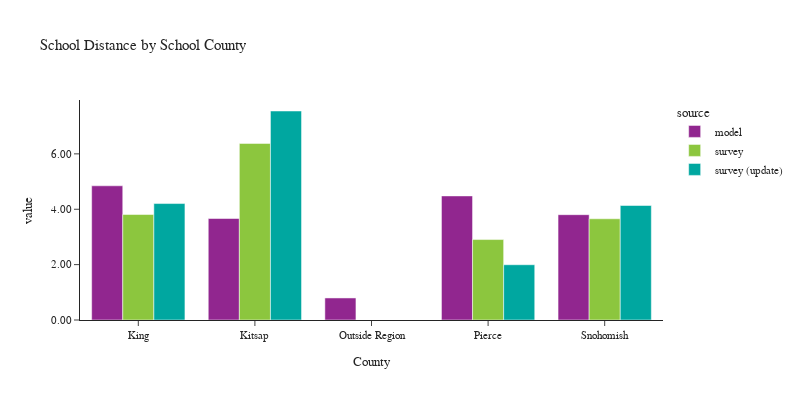

The cell this chart's notebook holds for it:
### Code cell
plot_school_location(df_students, 'CountyName_school', 'School County', 'County')

### Figure 1 — Plotly figure (JSON) as saved in the notebook; plotly's stock layout.template omitted (floating-point values rounded to 4 significant figures)
{"data": [{"alignmentgroup": "True", "customdata": [[523503], [55733], [1], [218456], [174248]], "hovertemplate": "source=model<br>CountyName_school=%{x}<br>value=%{y}<br>sample count=%{customdata[0]}<extra></extra>", "legendgroup": "model", "marker": {"color": "#91268F", "pattern": {"shape": ""}}, "name": "model", "offsetgroup": "model", "orientation": "v", "showlegend": true, "textposition": "auto", "type": "bar", "x": ["King", "Kitsap", "Outside Region", "Pierce", "Snohomish"], "xaxis": "x", "y": [4.847, 3.666, 0.7958, 4.481, 3.804], "yaxis": "y"}, {"alignmentgroup": "True", "customdata": [[542], [57], [100], [158]], "hovertemplate": "source=survey<br>CountyName_school=%{x}<br>value=%{y}<br>sample count=%{customdata[0]}<extra></extra>", "legendgroup": "survey", "marker": {"color": "#8CC63E", "pattern": {"shape": ""}}, "name": "survey", "offsetgroup": "survey", "orientation": "v", "showlegend": true, "textposition": "auto", "type": "bar", "x": ["King", "Kitsap", "Pierce", "Snohomish"], "xaxis": "x", "y": [3.81, 6.378, 2.905, 3.655], "yaxis": "y"}, {"alignmentgroup": "True", "customdata": [[564], [54], [103], [176]], "hovertemplate": "source=survey (update)<br>CountyName_school=%{x}<br>value=%{y}<br>sample count=%{customdata[0]}<extra></extra>", "legendgroup": "survey (update)", "marker": {"color": "#00A7A0", "pattern": {"shape": ""}}, "name": "survey (update)", "offsetgroup": "survey (update)", "orientation": "v", "showlegend": true, "textposition": "auto", "type": "bar", "x": ["King", "Kitsap", "Pierce", "Snohomish"], "xaxis": "x", "y": [4.205, 7.548, 1.996, 4.135], "yaxis": "y"}], "layout": {"barmode": "group", "font": {"size": 11}, "height": 400, "legend": {"title": {"text": "source"}, "tracegroupgap": 0}, "title": {"text": "School Distance by School County"}, "width": 800, "xaxis": {"anchor": "y", "domain": [0.0, 1.0], "title": {"text": "County"}}, "yaxis": {"anchor": "x", "domain": [0.0, 1.0], "tickformat": ".2f", "title": {"text": "value"}}}}
